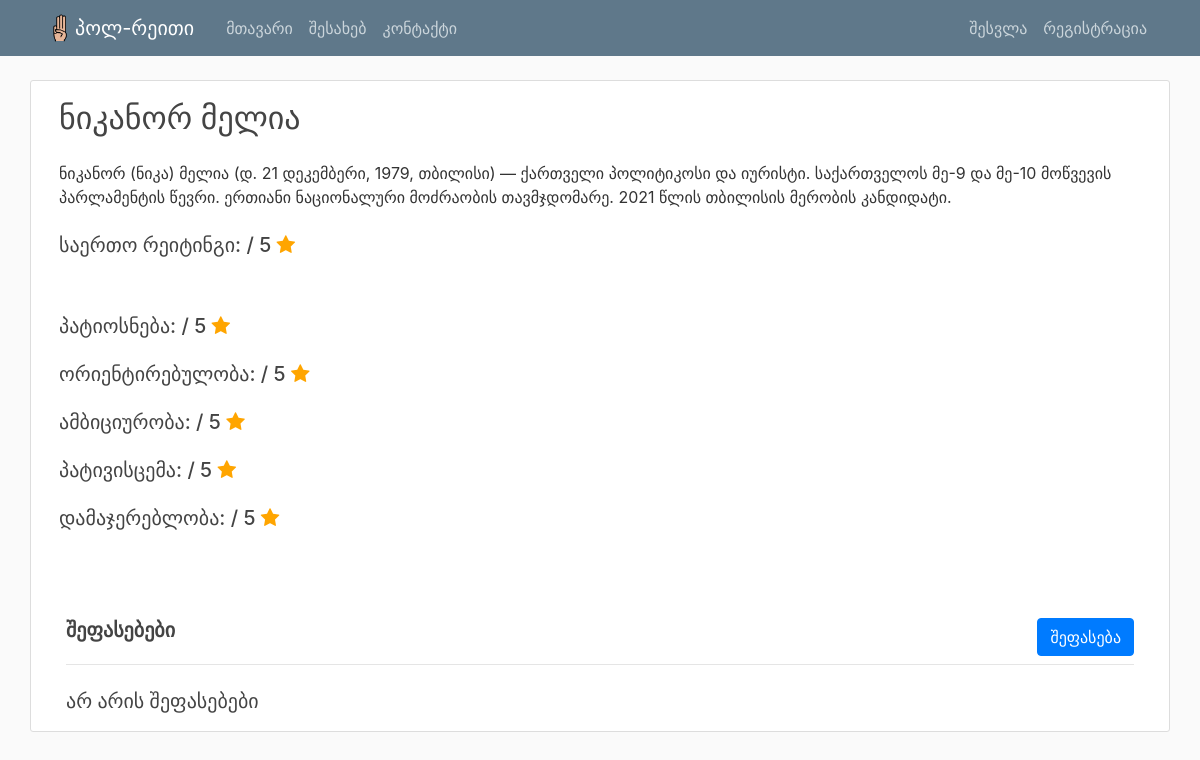
The app's page /politician/12/ with its own data.
### politicians/models.py (models this page shows, shortened)
class Post(models.Model):
    name = models.CharField(max_length=150)
    description = models.TextField()

### politicians/views.py (the view)
# urls.py: path('politician/<int:id>/', views.post_detail_view, name ='politician-detail'),
def post_detail_view(request, id):
    pk = id
    reviews = Review.objects.filter(postz_id=id).order_by("-id")
    general_rating = reviews.aggregate(Avg("general_rate"))["general_rate__avg"]
    if(general_rating):
      general_rating = round(general_rating, 1)
    else:
      general_rating = " "
    honesty_rating = reviews.aggregate(Avg("honesty_rate"))["honesty_rate__avg"]
    if(honesty_rating):
      honesty_rating = round(honesty_rating, 1)
    else:
      honesty_rating = " "
    focus_rating = reviews.aggregate(Avg("focus_rate"))["focus_rate__avg"]
    if(focus_rating):
      focus_rating = round(focus_rating, 1)
    else:
      focus_rating = " "
    ambition_rating = reviews.aggregate(Avg("ambition_rate"))["ambition_rate__avg"]
    if(ambition_rating):
      ambition_rating = round(ambition_rating, 1)
    else:
      ambition_rating = " "
    respect_rating = reviews.aggregate(Avg("respect_rate"))["respect_rate__avg"]
    if(respect_rating):
      respect_rating = round(respect_rating, 1)
    else:
      respect_rating = " "
    persuasiveness_rating = reviews.aggregate(Avg("persuasiveness_rate"))["persuasiveness_rate__avg"]
    if(persuasiveness_rating):
      persuasiveness_rating = round(persuasiveness_rating, 1)
    else:
      persuasiveness_rating = " "
    commentsP = Paginator(reviews, 4)
    commentsPage = request.GET.get('page')
    commentsList = commentsP.get_page(commentsPage)
    context = {
        'object': Post.objects.get(id=id),
        'title': Post.objects.get(id=id).name,
        'reviews': reviews,
        'general_rating': general_rating,
        'honesty_rating': honesty_rating,
        'focus_rating': focus_rating,
        'ambition_rating': ambition_rating,
        'respect_rating': respect_rating,
        'persuasiveness_rating': persuasiveness_rating,
        'commentsList': commentsList
    }
    return render(request, "politicians/post_detail.html", context)

### politicians/templates/politicians/post_detail.html (shortened to what this page needs)
{% extends "politicians/base.html" %}
{% block content %}
  <article style="width: 100%" class="content-section">
    <div class="media-body">
      <h2 style="padding: 8px" class="article-title">{{ object.name }}</h2>
      <p style="padding: 8px" class="article-content">{{ object.description }}</p>
      <h5 style="padding: 8px; display: inline; word-break: nowrap" class="article-content">საერთო რეიტინგი: {{ general_rating }} / 5 <span class="fa fa-star checked"></span>&nbsp;&nbsp;&nbsp;</h5>
      <br />
      <br />
      <br />
      <h5 style="padding: 8px; white-space: nowrap">პატიოსნება: {{ honesty_rating }} / 5 <span class="fa fa-star checked"></span>&nbsp;&nbsp;&nbsp;</h5>
      <h5 style="padding: 8px; white-space: nowrap">ორიენტირებულობა: {{ focus_rating }} / 5 <span class="fa fa-star checked"></span>&nbsp;&nbsp;&nbsp;</h5>
      <h5 style="padding: 8px; white-space: nowrap">ამბიციურობა: {{ ambition_rating }} / 5 <span class="fa fa-star checked"></span>&nbsp;&nbsp;&nbsp;</h5>
      <h5 style="padding: 8px; white-space: nowrap">პატივისცემა: {{ respect_rating }} / 5 <span class="fa fa-star checked"></span>&nbsp;&nbsp;&nbsp;</h5>
      <h5 style="padding: 8px; white-space: nowrap">დამაჯერებლობა: {{ persuasiveness_rating }} / 5 <span class="fa fa-star checked"></span></h5>
    </div>
    <br />
    <div class="container mt-5">
      <div class="d-flex justify-content-between" style="margin-bottom: 0.5rem;">
      <h5 style="display: inline-block;" class="font-weight-bold">შეფასებები</h5>
      <a class="btn btn-primary" href="{% url 'add_comment' object.pk %}" style="display: inline-block" role="button">შეფასება</a>
      </div>
      <hr class="mt-0 pt-0">
      <div class="row">
        <div class="col-sm-12 mt-2">
          {% if not object.comments.all %}
            <h5>არ არის შეფასებები</h5>
          {% endif %}
        </div>
      </div>
    </div>
  </article>
{% endblock content %}

### politicians/static/politicians/main.css (style rules this page uses)
body { background: #fafafa; color: #333333; margin-top: 5rem; }
h1, h2, h3, h4, h5, h6 { color: #444444; }
.content-section { background: #ffffff; padding: 10px 20px; border: 1px solid #dddddd; border-radius: 3px; margin-bottom: 20px; }
.article-title { color: #444444; }
.article-content { white-space: pre-line; }
.checked { color: orange; }

### records on screen
Post: name "ნიკანორ მელია", description "ნიკანორ (ნიკა) მელია (დ. 21 დეკემბერი, 1979, თბილისი) — ქართველი პოლიტიკოსი და იურისტი. საქართველოს მე-9 და მე-10 მოწვევის პარლამენტის წევრი. ერთიანი ნაციონალური მოძრაობის თავმჯდომარე. 2021 წლის თბილისის მერობის კანდიდატი."
